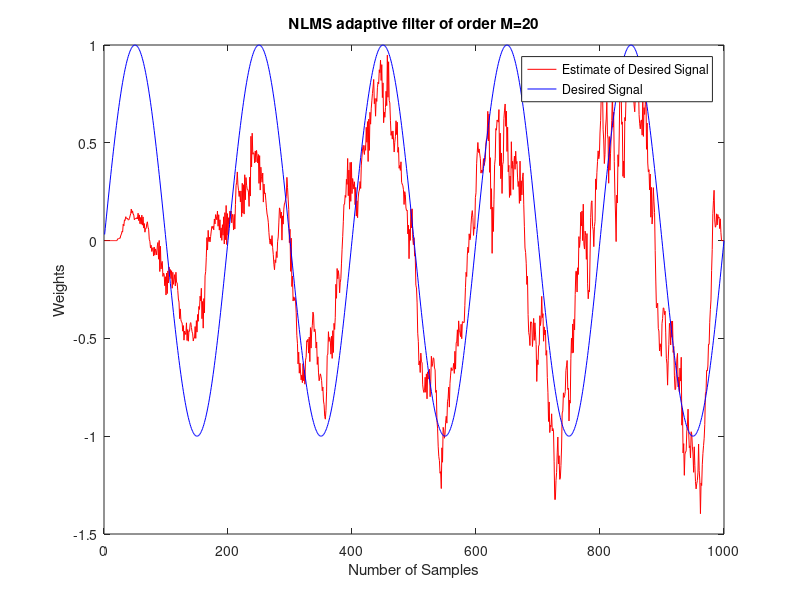

Write the MATLAB code that produced this figure.
%---------------------------------------------------------------
% EE254 Monson Hayes C9.9c
% Adaptive Noise Cancellation
% by Mahekkumar Pavthawala
% Task - Adaptive Noise Cancellation
%---------------------------------------------------------------
clc
clear all
close all

n=(1:1000);
N=length(n);

%% Noise observation x(n) = d(n) + v(n)
d = sin([1:N]*0.01*pi); %desired
rng(111197);
g = randn(1,N);
v= filter([1 0 0.5],1,g)
x = d + v;

x_ref=zeros(N,1);
ko=25; %shift
x_ref(1:end-ko)=x(ko+1:end);

b = 0.015;
M=20; % order of filter=4
W = zeros(1,M+1); % initializing weights to zero

y=zeros(1,N);
e=y;

%epochs for NLMS
for k=M+1:1:N
    X=x_ref(k:-1:k-M);
    y(k)=W*X;
    e(k)=x(k)-y(k);
    ab=X'*X+0.0001;
    W=W+b/ab*e(k)*X';
end

%plotting results
% subplot(2,1,1);plot(n,d,'b',n,x,'r')
% legend("Desired Signal","Primary Signal")
% title(['NLMS adaptive filter of order M=',num2str(M)])

subplot(1,1,1);plot(n,y,'r',n,d,'b')
xlabel('Number of Samples')
ylabel('Weights')
legend("Estimate of Desired Signal","Desired Signal")
title(['NLMS adaptive filter of order M=',num2str(M)])